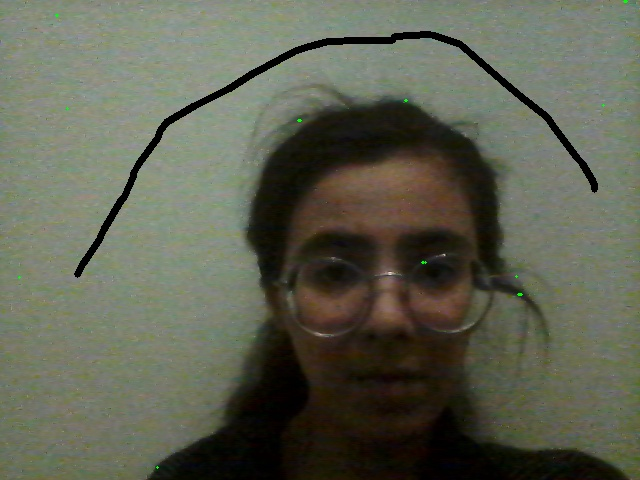
#> input picture circles.jpg, 640 x 480 px
$ python -i dist_transformation.py   (imports and definitions only)
#> lines starting #> are read from the running program, lines starting #| are printed output that depends on the picture; after the words box and inside, x2 and y2 are one past the last pixel; in counts of white or black regions, pixels touching at a corner belong together
#> further down, picture is the input picture: shape (480, 640, 3); mean B, G, R 82.1, 97.7, 95
import cv2
import numpy as np

# Open the camera (use 0 for the default camera)
# [1 line not run here, left out]


# Function to implement distance transformation for a captured frame
def distance_transform(frame):
    # Convert the image color to gray scale
    gray_scale_image = cv2.cvtColor(frame, cv2.COLOR_BGR2GRAY)
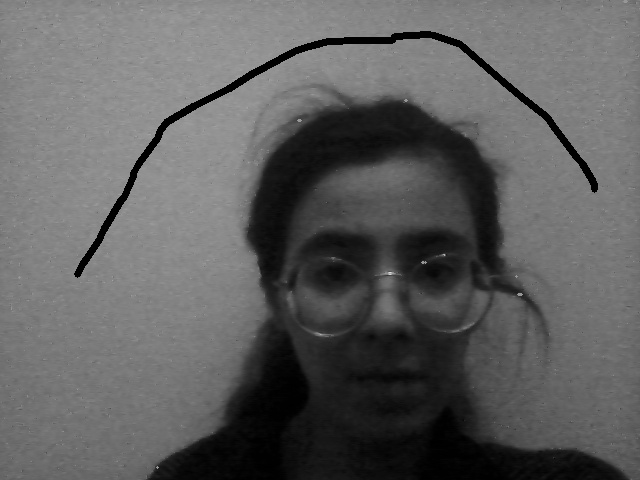
#> gray_scale_image: shape (480, 640); min 0, max 223, mean 95.1

    # Create a binary image
    ret, threshold = cv2.threshold(gray_scale_image, 130, 255, cv2.THRESH_BINARY)
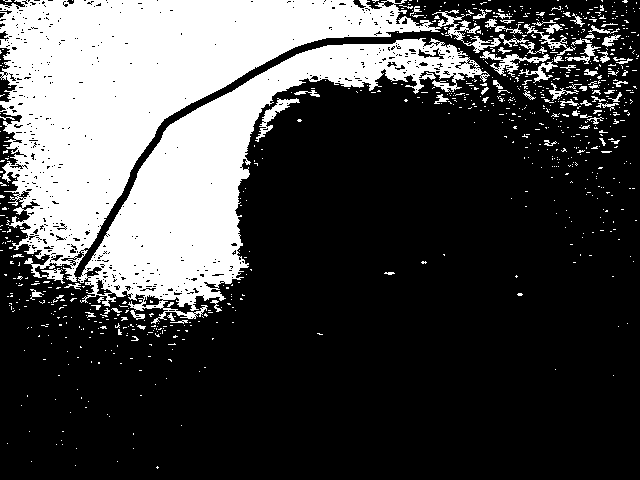
#> threshold: shape (480, 640); 28% white; 831 white regions (759 under 20 px), largest, box (x1, y1, x2, y2) and area: (0, 0, 501, 284) 48679, (78, 38, 490, 324) 30275, (480, 51, 550, 77) 482

    # Calculate the distance transformation
    dist_transformation = cv2.distanceTransform(threshold, cv2.DIST_L2, 3)
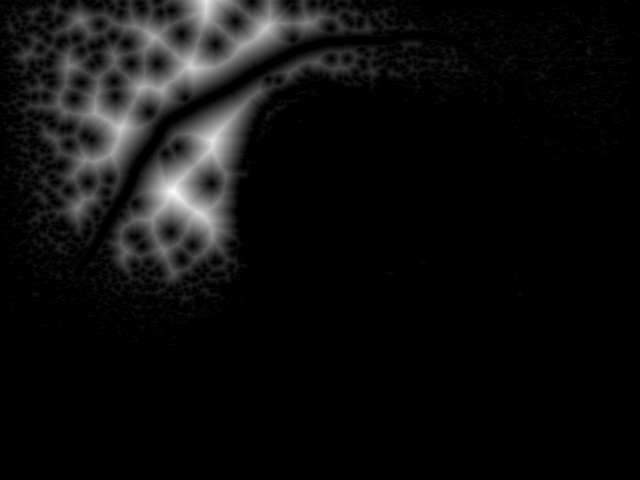
#> dist_transformation: shape (480, 640) float32; min 0, max 39.6, mean 2.3; drawn with min black and max white

    cv2.imshow('Transformed Distance Image', dist_transformation)


# [11 lines left out: function draw_curve_with_mouse_events, not called in this run]


# Create a window
# [4 lines not run here, left out]

lines_arr = []


# Function to detect a specific color range and return coordinates
# [57 lines left out: functions detect_color_and_get_coordinates, calculate_distance_angle_and_midpoint, not called in this run]


# Blue color range
lower_blue_color = np.array([101, 50, 38])
upper_blue_color = np.array([110, 255, 255])

# Red color range
lower_red_color = np.array([160, 20, 70])
upper_red_color = np.array([190, 255, 255])

# [46 lines not run here, left out]

>>> import cv2
>>> picture = cv2.imread('circles.jpg')
>>> result = distance_transform(picture)
